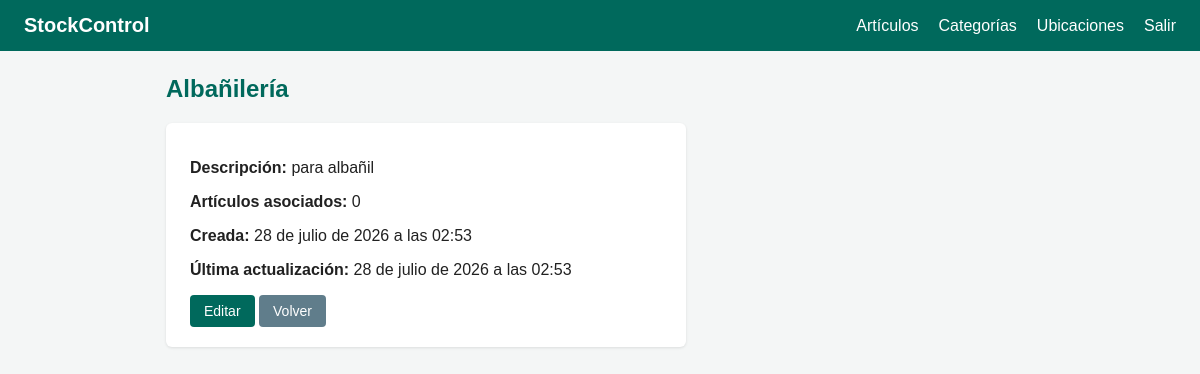
Page /categorias/2/ (signed in) on the committed database.
### inventario/models.py (models this page shows, shortened)
class Categoria(models.Model):
    nombre = models.CharField(max_length=150, unique=True,)
    descripcion = models.CharField(max_length=256, blank=True,)
    creado = models.DateTimeField(auto_now_add=True)
    actualizado = models.DateTimeField(auto_now=True)
    class Meta:
        verbose_name = "Categoría"
        verbose_name_plural = "Categorías"
        ordering = ["nombre"]

### inventario/views.py (the view)
# urls.py: path("categorias/<int:pk>/", views.categoria_detalle, name="categoria_detalle"),
@login_required
def categoria_detalle(request, pk):
    categoria = get_object_or_404(Categoria, pk=pk)
    return render(request, "inventario/categoria_detalle.html", {"categoria": categoria})

### inventario/templates/inventario/categoria_detalle.html
{% extends 'inventario/base.html' %}
{% block contenido %}
<h2>{{ categoria.nombre }}</h2>
<div class="card">
  <p>
    <b>Descripción:</b>
    {{ categoria.descripcion|default:"Sin descripción" }}
  </p>
  <p>
    <b>Artículos asociados:</b>
    {{ categoria.articulos.count }}
  </p>
  <p>
    <b>Creada:</b>
    {{ categoria.creado }}
  </p>
  <p>
    <b>Última actualización:</b>
    {{ categoria.actualizado }}
  </p>
  {% if not static_export %}
  <a class="btn" href="{{ pages_prefix }}{% url 'inventario:categoria_editar' categoria.pk %}">Editar</a>
  {% endif %}
  <a class="btn grey" href="{{ pages_prefix }}{% url 'inventario:categoria_lista' %}" >Volver</a>
</div>
{% endblock %}

### inventario/templates/inventario/base.html (style rules this page uses)
* { box-sizing: border-box; }
body { font-family: Arial, Helvetica, sans-serif; margin:0; background:#f4f6f6; color:#212121; }
.btn { display:inline-block; background:#00695c; color:#fff; padding:8px 14px; border:none; border-radius:4px; text-decoration:none; cursor:pointer; font-size:14px; }
.btn.grey { background:#607d8b; }
.card { background:#fff; padding:20px 24px; border-radius:6px; max-width:520px; box-shadow:0 1px 3px rgba(0,0,0,.1); }
h2 { color:#00695c; }

### rows in the picture
Categoria: nombre "Albañilería", descripcion "para albañil", articulos.count "0", creado "28 de julio de 2026 a las 02:53", actualizado "28 de julio de 2026 a las 02:53"
